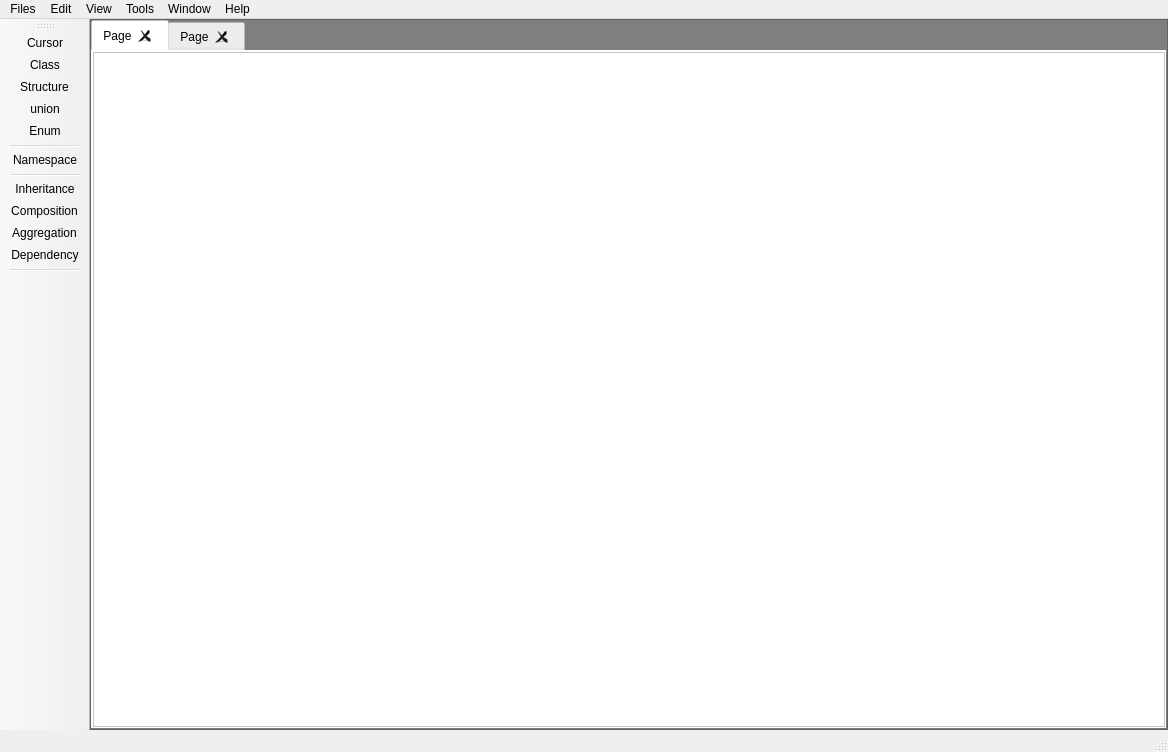
<?xml version="1.0" encoding="UTF-8"?>
<ui version="4.0">
 <class>MainWindow</class>
 <widget class="QMainWindow" name="MainWindow">
  <property name="geometry">
   <rect>
    <x>0</x>
    <y>0</y>
    <width>1168</width>
    <height>752</height>
   </rect>
  </property>
  <property name="sizePolicy">
   <sizepolicy hsizetype="Maximum" vsizetype="Maximum">
    <horstretch>0</horstretch>
    <verstretch>0</verstretch>
   </sizepolicy>
  </property>
  <property name="windowTitle">
   <string>C++ML Editor</string>
  </property>
  <property name="styleSheet">
   <string notr="true"/>
  </property>
  <widget class="QWidget" name="centralwidget">
   <property name="styleSheet">
    <string notr="true"/>
   </property>
   <layout class="QGridLayout" name="gridLayout">
    <property name="margin">
     <number>0</number>
    </property>
    <property name="spacing">
     <number>0</number>
    </property>
    <item row="0" column="0">
     <widget class="QFrame" name="frame">
      <property name="sizePolicy">
       <sizepolicy hsizetype="Expanding" vsizetype="Expanding">
        <horstretch>0</horstretch>
        <verstretch>0</verstretch>
       </sizepolicy>
      </property>
      <property name="styleSheet">
       <string notr="true">background-color: #7f7f7f;
margin-top: 0px;
margin-right: 0px;
margin-bottom: 0px;
margin-left: 0px;
spacing: 0px;
padding: 0px;</string>
      </property>
      <property name="frameShape">
       <enum>QFrame::StyledPanel</enum>
      </property>
      <property name="frameShadow">
       <enum>QFrame::Raised</enum>
      </property>
      <layout class="QGridLayout" name="gridLayout_2">
       <property name="margin">
        <number>0</number>
       </property>
       <item row="0" column="0">
        <widget class="QTabWidget" name="tabWidget">
         <property name="styleSheet">
          <string notr="true">background-color: rgba(255, 255, 255, 0);</string>
         </property>
         <property name="tabPosition">
          <enum>QTabWidget::North</enum>
         </property>
         <property name="tabShape">
          <enum>QTabWidget::Rounded</enum>
         </property>
         <property name="currentIndex">
          <number>0</number>
         </property>
         <property name="elideMode">
          <enum>Qt::ElideRight</enum>
         </property>
         <property name="usesScrollButtons">
          <bool>true</bool>
         </property>
         <property name="documentMode">
          <bool>false</bool>
         </property>
         <property name="tabsClosable">
          <bool>true</bool>
         </property>
         <property name="movable">
          <bool>false</bool>
         </property>
         <widget class="QWidget" name="tab">
          <attribute name="title">
           <string>Page</string>
          </attribute>
          <layout class="QGridLayout" name="gridLayout_3">
           <property name="margin">
            <number>0</number>
           </property>
           <property name="spacing">
            <number>0</number>
           </property>
           <item row="0" column="0">
            <widget class="QGraphicsView" name="graphicsView">
             <property name="styleSheet">
              <string notr="true">background-color: rgb(255, 255, 255);</string>
             </property>
            </widget>
           </item>
          </layout>
         </widget>
         <widget class="QWidget" name="tab_2">
          <attribute name="title">
           <string>Page</string>
          </attribute>
         </widget>
        </widget>
       </item>
      </layout>
     </widget>
    </item>
   </layout>
  </widget>
  <widget class="QMenuBar" name="menubar">
   <property name="geometry">
    <rect>
     <x>0</x>
     <y>0</y>
     <width>1168</width>
     <height>19</height>
    </rect>
   </property>
   <property name="sizePolicy">
    <sizepolicy hsizetype="Expanding" vsizetype="Minimum">
     <horstretch>0</horstretch>
     <verstretch>0</verstretch>
    </sizepolicy>
   </property>
   <property name="layoutDirection">
    <enum>Qt::LeftToRight</enum>
   </property>
   <widget class="QMenu" name="menuFiles">
    <property name="title">
     <string>Files</string>
    </property>
    <addaction name="actionNew"/>
    <addaction name="actionOPen"/>
    <addaction name="actionOpen_As"/>
    <addaction name="separator"/>
    <addaction name="actionSave"/>
    <addaction name="actionSave_As"/>
    <addaction name="separator"/>
    <addaction name="actionClose"/>
    <addaction name="actionClose_All"/>
    <addaction name="separator"/>
    <addaction name="action_exit"/>
   </widget>
   <widget class="QMenu" name="menuEdit">
    <property name="title">
     <string>Edit</string>
    </property>
    <widget class="QMenu" name="menuPreferences">
     <property name="title">
      <string>Preferences</string>
     </property>
     <addaction name="actionGeneral"/>
     <addaction name="separator"/>
     <addaction name="actionInterface"/>
     <addaction name="actionShotcuts"/>
     <addaction name="actionAutocomplete"/>
     <addaction name="actionPlug_in"/>
    </widget>
    <addaction name="actionUndo"/>
    <addaction name="actionRedo"/>
    <addaction name="separator"/>
    <addaction name="actionCut"/>
    <addaction name="actionCopy"/>
    <addaction name="actionPaste"/>
    <addaction name="separator"/>
    <addaction name="menuPreferences"/>
   </widget>
   <widget class="QMenu" name="menuWindow">
    <property name="title">
     <string>Window</string>
    </property>
    <addaction name="actionTools"/>
    <addaction name="actionHistory"/>
    <addaction name="actionFiles"/>
   </widget>
   <widget class="QMenu" name="menuHelp">
    <property name="title">
     <string>Help</string>
    </property>
    <addaction name="actionHelp"/>
    <addaction name="actionAbout_C_Ml"/>
    <addaction name="actionC_Website"/>
   </widget>
   <widget class="QMenu" name="menuTools">
    <property name="title">
     <string>Tools</string>
    </property>
    <widget class="QMenu" name="menuInheritance">
     <property name="title">
      <string>Inheritance</string>
     </property>
     <addaction name="actionPublic"/>
     <addaction name="actionProtected"/>
     <addaction name="actionPrivate"/>
    </widget>
    <addaction name="actionCursor"/>
    <addaction name="actionClass"/>
    <addaction name="actionStruct"/>
    <addaction name="actionUnion"/>
    <addaction name="actionEnum"/>
    <addaction name="actionNamespace"/>
    <addaction name="actionTypedef"/>
    <addaction name="separator"/>
    <addaction name="menuInheritance"/>
    <addaction name="actionComposition"/>
    <addaction name="actionAggregation"/>
    <addaction name="actionDependency"/>
    <addaction name="separator"/>
    <addaction name="actionFreeFunction"/>
    <addaction name="separator"/>
    <addaction name="actionTemplate"/>
    <addaction name="separator"/>
    <addaction name="actionLibrary"/>
   </widget>
   <widget class="QMenu" name="menuView">
    <property name="title">
     <string>View</string>
    </property>
    <widget class="QMenu" name="menuZoom">
     <property name="title">
      <string>Zoom</string>
     </property>
     <addaction name="action200"/>
     <addaction name="action175"/>
     <addaction name="action150"/>
     <addaction name="action125"/>
     <addaction name="action100"/>
     <addaction name="action85"/>
     <addaction name="action50"/>
     <addaction name="action25"/>
    </widget>
    <addaction name="actionZoom"/>
    <addaction name="actionZoom_2"/>
    <addaction name="menuZoom"/>
    <addaction name="actionFit_On_Screen"/>
    <addaction name="actionFullscreen"/>
    <addaction name="separator"/>
    <addaction name="actionShow_grid"/>
    <addaction name="actionMagnetic_Grid"/>
    <addaction name="separator"/>
    <addaction name="actionScreenshot"/>
    <addaction name="actionActualize"/>
    <addaction name="actionSelf_organization"/>
   </widget>
   <addaction name="menuFiles"/>
   <addaction name="menuEdit"/>
   <addaction name="menuView"/>
   <addaction name="menuTools"/>
   <addaction name="menuWindow"/>
   <addaction name="menuHelp"/>
  </widget>
  <widget class="QStatusBar" name="statusbar"/>
  <widget class="QToolBar" name="toolBar">
   <property name="windowTitle">
    <string>toolBar</string>
   </property>
   <property name="iconSize">
    <size>
     <width>25</width>
     <height>25</height>
    </size>
   </property>
   <attribute name="toolBarArea">
    <enum>LeftToolBarArea</enum>
   </attribute>
   <attribute name="toolBarBreak">
    <bool>false</bool>
   </attribute>
   <addaction name="actionCursor"/>
   <addaction name="actionClass"/>
   <addaction name="actionStruct"/>
   <addaction name="actionUnion"/>
   <addaction name="actionEnum"/>
   <addaction name="separator"/>
   <addaction name="actionNamespace"/>
   <addaction name="separator"/>
   <addaction name="actionInheritance"/>
   <addaction name="actionComposition"/>
   <addaction name="actionAggregation"/>
   <addaction name="actionDependency"/>
   <addaction name="separator"/>
  </widget>
  <action name="actionNew">
   <property name="text">
    <string>New...</string>
   </property>
  </action>
  <action name="actionOPen">
   <property name="text">
    <string>Open...</string>
   </property>
  </action>
  <action name="actionOpen_As">
   <property name="text">
    <string>Open As...</string>
   </property>
  </action>
  <action name="actionSave">
   <property name="text">
    <string>Save</string>
   </property>
  </action>
  <action name="actionSave_As">
   <property name="text">
    <string>Save As...</string>
   </property>
  </action>
  <action name="actionClose">
   <property name="text">
    <string>Close</string>
   </property>
  </action>
  <action name="actionClose_All">
   <property name="text">
    <string>Close All</string>
   </property>
  </action>
  <action name="action_exit">
   <property name="text">
    <string>Exit</string>
   </property>
  </action>
  <action name="actionUndo">
   <property name="text">
    <string>Undo</string>
   </property>
  </action>
  <action name="actionRedo">
   <property name="text">
    <string>Redo</string>
   </property>
  </action>
  <action name="actionCut">
   <property name="text">
    <string>Cut</string>
   </property>
  </action>
  <action name="actionCopy">
   <property name="text">
    <string>Copy</string>
   </property>
  </action>
  <action name="actionPaste">
   <property name="text">
    <string>Paste</string>
   </property>
  </action>
  <action name="actionGeneral">
   <property name="text">
    <string>General</string>
   </property>
  </action>
  <action name="actionInterface">
   <property name="text">
    <string>Interface</string>
   </property>
  </action>
  <action name="actionShotcuts">
   <property name="text">
    <string>Shotcuts</string>
   </property>
  </action>
  <action name="actionPlug_in">
   <property name="text">
    <string>Plug-Ins</string>
   </property>
  </action>
  <action name="actionZoom">
   <property name="text">
    <string>Zoom In</string>
   </property>
  </action>
  <action name="actionZoom_2">
   <property name="text">
    <string>Zoom Out</string>
   </property>
  </action>
  <action name="actionScreenshot">
   <property name="text">
    <string>Screenshot</string>
   </property>
  </action>
  <action name="actionFit_On_Screen">
   <property name="text">
    <string>Fit On Screen</string>
   </property>
  </action>
  <action name="actionFullscreen">
   <property name="text">
    <string>Fullscreen</string>
   </property>
  </action>
  <action name="actionShow_grid">
   <property name="text">
    <string>Show Grid</string>
   </property>
  </action>
  <action name="actionMagnetic_Grid">
   <property name="text">
    <string>Magnetic Grid</string>
   </property>
  </action>
  <action name="actionActualize">
   <property name="text">
    <string>Actualize</string>
   </property>
  </action>
  <action name="actionSelf_organization">
   <property name="text">
    <string>Self-organization</string>
   </property>
  </action>
  <action name="actionClass">
   <property name="checkable">
    <bool>true</bool>
   </property>
   <property name="icon">
    <iconset resource="ressources.qrc">
     <normaloff>:/icons/icons/newClass.png</normaloff>:/icons/icons/newClass.png</iconset>
   </property>
   <property name="text">
    <string>Class</string>
   </property>
   <property name="toolTip">
    <string>Class</string>
   </property>
  </action>
  <action name="actionStruct">
   <property name="checkable">
    <bool>true</bool>
   </property>
   <property name="icon">
    <iconset resource="ressources.qrc">
     <normaloff>:/icons/icons/newStruct.png</normaloff>:/icons/icons/newStruct.png</iconset>
   </property>
   <property name="text">
    <string>Structure</string>
   </property>
   <property name="toolTip">
    <string>Structure</string>
   </property>
  </action>
  <action name="actionUnion">
   <property name="checkable">
    <bool>true</bool>
   </property>
   <property name="icon">
    <iconset resource="ressources.qrc">
     <normaloff>:/icons/icons/newUnion.png</normaloff>:/icons/icons/newUnion.png</iconset>
   </property>
   <property name="text">
    <string>union</string>
   </property>
  </action>
  <action name="actionEnum">
   <property name="checkable">
    <bool>true</bool>
   </property>
   <property name="icon">
    <iconset resource="ressources.qrc">
     <normaloff>:/icons/icons/newEnum.png</normaloff>:/icons/icons/newEnum.png</iconset>
   </property>
   <property name="text">
    <string>Enum</string>
   </property>
   <property name="toolTip">
    <string>Enum</string>
   </property>
  </action>
  <action name="actionNamespace">
   <property name="checkable">
    <bool>true</bool>
   </property>
   <property name="icon">
    <iconset resource="ressources.qrc">
     <normaloff>:/icons/icons/newNamespace.png</normaloff>:/icons/icons/newNamespace.png</iconset>
   </property>
   <property name="text">
    <string>Namespace</string>
   </property>
   <property name="toolTip">
    <string>Namespace</string>
   </property>
  </action>
  <action name="action100">
   <property name="text">
    <string>100 %</string>
   </property>
  </action>
  <action name="action85">
   <property name="text">
    <string>75 %</string>
   </property>
  </action>
  <action name="action50">
   <property name="text">
    <string>50 %</string>
   </property>
  </action>
  <action name="action125">
   <property name="text">
    <string>125 %</string>
   </property>
  </action>
  <action name="action150">
   <property name="text">
    <string>150 %</string>
   </property>
  </action>
  <action name="action25">
   <property name="text">
    <string>25%</string>
   </property>
  </action>
  <action name="action175">
   <property name="text">
    <string>175 %</string>
   </property>
  </action>
  <action name="action200">
   <property name="text">
    <string>200 %</string>
   </property>
  </action>
  <action name="actionPublic">
   <property name="text">
    <string>public</string>
   </property>
   <property name="menuRole">
    <enum>QAction::TextHeuristicRole</enum>
   </property>
  </action>
  <action name="actionProtected">
   <property name="text">
    <string>protected</string>
   </property>
  </action>
  <action name="actionPrivate">
   <property name="text">
    <string>private</string>
   </property>
  </action>
  <action name="actionComposition">
   <property name="checkable">
    <bool>true</bool>
   </property>
   <property name="icon">
    <iconset resource="ressources.qrc">
     <normaloff>:/icons/icons/ToolComposition.png</normaloff>:/icons/icons/ToolComposition.png</iconset>
   </property>
   <property name="text">
    <string>Composition</string>
   </property>
  </action>
  <action name="actionAggregation">
   <property name="checkable">
    <bool>true</bool>
   </property>
   <property name="icon">
    <iconset resource="ressources.qrc">
     <normaloff>:/icons/icons/ToolAggregation.png</normaloff>:/icons/icons/ToolAggregation.png</iconset>
   </property>
   <property name="text">
    <string>Aggregation</string>
   </property>
   <property name="toolTip">
    <string>Aggregation</string>
   </property>
  </action>
  <action name="actionDependency">
   <property name="checkable">
    <bool>true</bool>
   </property>
   <property name="icon">
    <iconset resource="ressources.qrc">
     <normaloff>:/icons/icons/ToolDependency.png</normaloff>:/icons/icons/ToolDependency.png</iconset>
   </property>
   <property name="text">
    <string>Dependency</string>
   </property>
  </action>
  <action name="actionFreeFunction">
   <property name="checkable">
    <bool>true</bool>
   </property>
   <property name="icon">
    <iconset resource="ressources.qrc">
     <normaloff>:/icons/icons/ToolFunction.png</normaloff>:/icons/icons/ToolFunction.png</iconset>
   </property>
   <property name="text">
    <string>Free Function</string>
   </property>
  </action>
  <action name="actionTemplate">
   <property name="checkable">
    <bool>true</bool>
   </property>
   <property name="icon">
    <iconset resource="ressources.qrc">
     <normaloff>:/icons/icons/ToolTemplate.png</normaloff>:/icons/icons/ToolTemplate.png</iconset>
   </property>
   <property name="text">
    <string>template</string>
   </property>
  </action>
  <action name="actionTypedef">
   <property name="checkable">
    <bool>true</bool>
   </property>
   <property name="icon">
    <iconset resource="ressources.qrc">
     <normaloff>:/icons/icons/ToolTypedef.png</normaloff>:/icons/icons/ToolTypedef.png</iconset>
   </property>
   <property name="text">
    <string>typedef / template alias</string>
   </property>
  </action>
  <action name="actionAutocomplete">
   <property name="checkable">
    <bool>true</bool>
   </property>
   <property name="text">
    <string>Autocomplete</string>
   </property>
  </action>
  <action name="actionLibrary">
   <property name="checkable">
    <bool>true</bool>
   </property>
   <property name="icon">
    <iconset resource="ressources.qrc">
     <normaloff>:/icons/icons/ToolLibrary.png</normaloff>:/icons/icons/ToolLibrary.png</iconset>
   </property>
   <property name="text">
    <string>Library</string>
   </property>
  </action>
  <action name="actionTools">
   <property name="text">
    <string>Tools</string>
   </property>
  </action>
  <action name="actionHistory">
   <property name="text">
    <string>History</string>
   </property>
  </action>
  <action name="actionFiles">
   <property name="text">
    <string>Files</string>
   </property>
  </action>
  <action name="actionHelp">
   <property name="text">
    <string>C++ML Help</string>
   </property>
  </action>
  <action name="actionAbout_C_Ml">
   <property name="text">
    <string>About C++ML</string>
   </property>
  </action>
  <action name="actionC_Website">
   <property name="text">
    <string>C++ Website</string>
   </property>
  </action>
  <action name="actionCursor">
   <property name="checkable">
    <bool>true</bool>
   </property>
   <property name="icon">
    <iconset resource="ressources.qrc">
     <normaloff>:/icons/icons/ToolCursor.png</normaloff>:/icons/icons/ToolCursor.png</iconset>
   </property>
   <property name="text">
    <string>Cursor</string>
   </property>
   <property name="toolTip">
    <string>Cursor</string>
   </property>
  </action>
  <action name="actionInheritance">
   <property name="checkable">
    <bool>true</bool>
   </property>
   <property name="icon">
    <iconset resource="ressources.qrc">
     <normaloff>:/icons/icons/ToolInheritance.png</normaloff>:/icons/icons/ToolInheritance.png</iconset>
   </property>
   <property name="text">
    <string>Inheritance</string>
   </property>
   <property name="toolTip">
    <string>Inheritance</string>
   </property>
  </action>
 </widget>
 <resources>
  <include location="ressources.qrc"/>
 </resources>
 <connections/>
</ui>
